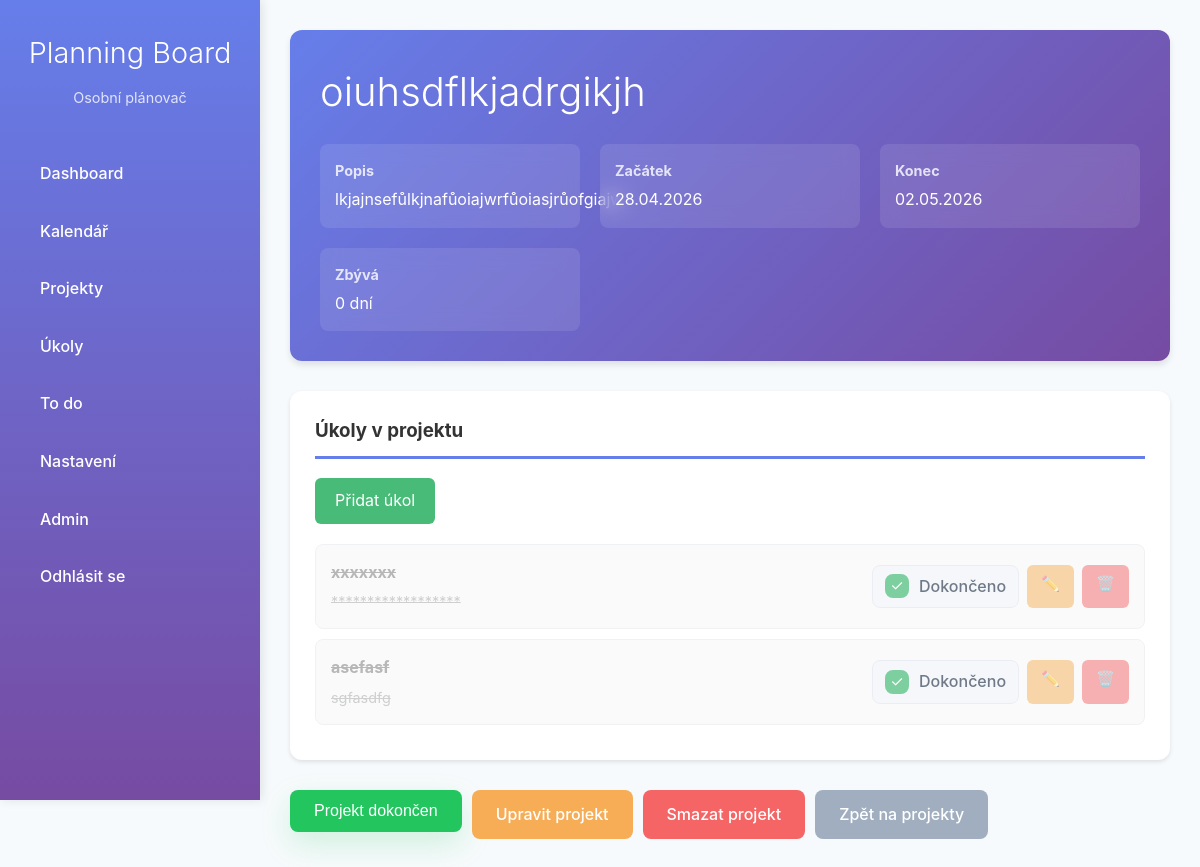
/tasks/projects/14/ (signed in), run on the app's committed database.
### tasks/models.py (models this page shows, shortened)
class Project(models.Model):
    user = models.ForeignKey(User, on_delete=models.CASCADE)
    title = models.CharField(max_length=200)
    description = models.TextField(blank=True)
    start_date = models.DateField()
    end_date = models.DateField()
    calendar = models.ForeignKey(Calendar, on_delete=models.CASCADE)
    completed = models.BooleanField(default=False)
    @property
    def remaining_days(self):
        from datetime import date
        today = date.today()
        return max(0, (self.end_date - today).days)

class Task(models.Model):
    PRIORITY_HIGH = 1
    PRIORITY_MEDIUM = 2
    PRIORITY_LOW = 3
    PRIORITY_CHOICES = [
        (PRIORITY_HIGH, "Vysoká"),
        (PRIORITY_MEDIUM, "Střední"),
        (PRIORITY_LOW, "Nízká"),
    ]
    project = models.ForeignKey(Project, on_delete=models.CASCADE, related_name="tasks")
    user = models.ForeignKey(User, on_delete=models.CASCADE)
    title = models.CharField(max_length=255)
    description = models.TextField(blank=True)
    date = models.DateField()
    start_time = models.TimeField(null=True, blank=True)
    end_time = models.TimeField(null=True, blank=True)
    priority = models.IntegerField(choices=PRIORITY_CHOICES, default=PRIORITY_MEDIUM)
    completed = models.BooleanField(default=False)
    created_at = models.DateTimeField(auto_now_add=True)

### tasks/views.py (the view)
# urls.py: path("projects/<int:pk>/", views.project_detail, name="project_detail"),
@login_required
def project_detail(request, pk):
    project = get_object_or_404(Project, pk=pk, user=request.user)
    incomplete_tasks = project.tasks.filter(completed=False)
    incomplete_task_count = incomplete_tasks.count()
    return render(request, "tasks/project_detail.html", {
        "project": project,
        "incomplete_task_count": incomplete_task_count,
        "incomplete_tasks": incomplete_tasks,
    })

### tasks/templates/tasks/project_detail.html (shortened to what this page needs)
{% extends "base.html" %}
{% block content %}
<div class="project-header">
    <h1 class="project-title">{{ project.title }}</h1>
    <div class="project-meta">
        <div class="meta-item">
            <strong>Popis</strong>
            {{ project.description|default:"Bez popisu" }}
        </div>
        <div class="meta-item">
            <strong>Začátek</strong>
            {{ project.start_date|date:"d.m.Y" }}
        </div>
        <div class="meta-item">
            <strong>Konec</strong>
            {{ project.end_date|date:"d.m.Y" }}
        </div>
        <div class="meta-item">
            <strong>Zbývá</strong>
            {{ project.remaining_days }} dní
        </div>
    </div>
</div>
<div class="tasks-section">
    <h3>Úkoly v projektu</h3>
    <a href="{% url 'tasks:create_task_for_project' project.pk %}" class="add-task-btn">Přidat úkol</a>
    {% for task in project.tasks.all %}
        <div class="task-item{% if task.completed %} completed{% endif %}">
            <div class="task-info">
                <h4><a href="{% url 'tasks:task_detail' task.pk %}" style="color: inherit; text-decoration: none;">{{ task.title }}</a></h4>
                <p>
                    {% if task.description %}{{ task.description|truncatechars:100 }}{% endif %}
                </p>
            </div>
            <div class="task-actions">
                <label class="task-checkbox-label">
                    <span class="custom-task-checkbox"></span>
                    <span class="task-checkbox-text">{% if task.completed %}Dokončeno{% else %}Dokončit{% endif %}</span>
                </label>
                <a href="{% url 'tasks:edit_task' task.pk %}" class="btn-task btn-task-edit" title="Upravit">✏️</a>
                <a href="{% url 'tasks:delete_task' task.pk %}" class="btn-task btn-task-delete" title="Smazat">🗑️</a>
            </div>
        </div>
    {% empty %}
        <div class="empty-state">
            <p>Žádné úkoly v tomto projektu</p>
            <a href="{% url 'tasks:create_task_for_project' project.pk %}" class="btn btn-primary">Vytvořit první úkol</a>
        </div>
    {% endfor %}
</div>
<div class="action-buttons">
    {% if project.completed %}
        <form method="post" action="{% url 'tasks:toggle_project_completed' project.pk %}">
            <button type="submit" class="btn btn-success-active">Projekt dokončen</button>
        </form>
    {% elif incomplete_task_count > 0 %}
        <a href="{% url 'tasks:toggle_project_completed' project.pk %}" class="btn btn-danger">Dokončit projekt</a>
    {% else %}
        <form method="post" action="{% url 'tasks:toggle_project_completed' project.pk %}">
            {% csrf_token %}
            <button type="submit" class="btn btn-success">Dokončit projekt</button>
        </form>
    {% endif %}
    <a href="{% url 'tasks:edit_project' project.pk %}" class="btn btn-warning">Upravit projekt</a>
    <a href="{% url 'tasks:delete_project' project.pk %}" class="btn btn-danger">Smazat projekt</a>
    <a href="{% url 'tasks:project_list' %}" class="btn btn-secondary">Zpět na projekty</a>
</div>
{% endblock %}

### tasks/static/tasks/style.css (style rules this page uses)
body { margin: 0; font-family: Arial, sans-serif; }
.btn-secondary { background-color: #ddd; }

### templates/base.html (style rules this page uses)
* { box-sizing: border-box; }
body { margin: 0; font-family: -apple-system, BlinkMacSystemFont, 'Segoe UI', Roboto, 'Helvetica Neue', Arial, sans-serif; background: #f7fafc; color: #333; line-height: 1.6; }

### tasks/templates/tasks/project_detail.html (style rules this page uses)
.project-header { background: linear-gradient(135deg, #667eea 0%, #764ba2 100%); color: white; padding: 30px; border-radius: 12px; margin-bottom: 30px; box-shadow: 0 4px 6px rgba(0,0,0,0.1); }
.project-title { margin: 0 0 10px 0; font-size: 2.5em; font-weight: 300; }
.project-meta { display: grid; grid-template-columns: repeat(auto-fit, minmax(200px, 1fr)); gap: 20px; margin-top: 20px; }
.meta-item { background: rgba(255,255,255,0.1); padding: 15px; border-radius: 8px; backdrop-filter: blur(10px); }
.meta-item strong { display: block; font-size: 0.9em; opacity: 0.8; margin-bottom: 5px; }
.tasks-section { background: white; padding: 25px; border-radius: 12px; box-shadow: 0 2px 4px rgba(0,0,0,0.1); margin-bottom: 30px; }
.tasks-section h3 { margin-top: 0; color: #333; border-bottom: 3px solid #667eea; padding-bottom: 10px; }
.task-item { display: flex; justify-content: space-between; align-items: center; padding: 15px; border: 1px solid #e9ecef; border-radius: 8px; margin-bottom: 10px; background: #f8f9fa; transition: all 0.2s; }
.task-item.completed { opacity: 0.7; }
.task-item.completed h4, .task-item.completed p { text-decoration: line-through; }
.task-item.completed h4 { color: #999; }
.task-item.completed p { color: #bbb; }
.task-item.completed .task-actions a { opacity: 0.7; }
.task-info h4 { margin: 0 0 5px 0; color: #333; }
.task-info p { margin: 0; color: #666; font-size: 0.9em; }
.task-actions { display: flex; gap: 8px; }
.task-checkbox-label { display: inline-flex; align-items: center; gap: 10px; cursor: pointer; user-select: none; padding: 8px 12px; border-radius: 8px; background: #f1f5f9; border: 1px solid #e2e8f0; transition: all 0.2s; }
.custom-task-checkbox { width: 24px; height: 24px; border-radius: 8px; border: 2px solid #cbd5e0; display: inline-flex; align-items: center; justify-content: center; transition: all 0.2s ease; background: white; flex-shrink: 0; }
.task-checkbox-input:checked + .custom-task-checkbox { background: #48bb78; border-color: #48bb78; }
.task-checkbox-input:checked + .custom-task-checkbox::before { content: '✓'; color: white; font-size: 0.95rem; line-height: 0; }
.task-checkbox-text { font-weight: 500; color: #334155; }
.btn-task { padding: 8px 14px; border: none; border-radius: 6px; cursor: pointer; text-decoration: none; display: inline-block; font-size: 0.95em; font-weight: 500; transition: all 0.2s; min-width: 40px; text-align: center; line-height: 1.4; }
.btn-success-active { background: #22c55e; color: white; border: none; box-shadow: 0 12px 30px rgba(34, 197, 94, 0.18); }
.btn-task-edit { background: #f6ad55; color: white; }
.btn-task-delete { background: #f56565; color: white; }
.action-buttons { display: flex; gap: 10px; margin-top: 30px; }
.btn { padding: 12px 24px; border: none; border-radius: 8px; cursor: pointer; text-decoration: none; display: inline-block; font-weight: 500; transition: all 0.2s; font-size: 1em; }
.btn-warning { background: #f6ad55; color: white; }
.btn-danger { background: #f56565; color: white; }
.btn-secondary { background: #a0aec0; color: white; }
.add-task-btn { background: #48bb78; color: white; padding: 10px 20px; border-radius: 6px; text-decoration: none; display: inline-block; margin-bottom: 20px; }

### data on the page
Project: title "oiuhsdflkjadrgikjh", description "lkjajnsefůlkjnafůoiajwrfůoiasjrůofgiajw", start_date "28.04.2026", end_date "02.05.2026", remaining_days "0"
Task: title "xxxxxxx", description "******************", completed "Dokončeno"
Task: title "asefasf", description "sgfasdfg", completed "Dokončeno"
